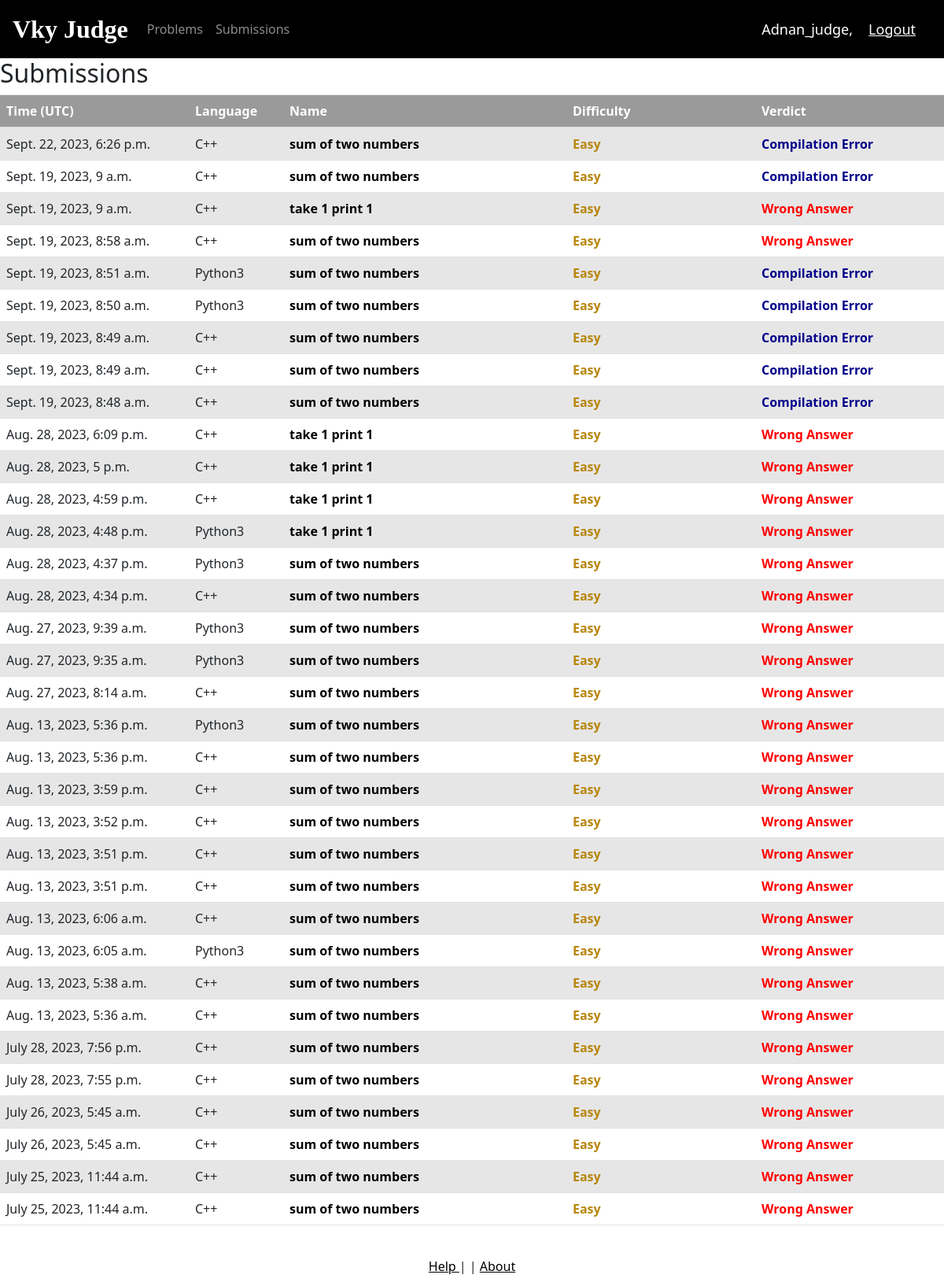
The app's page /all_submissions/ (signed in) with its own data.
### USERS/models.py (models this page shows, shortened)
class Submission(models.Model):
    LANGUAGES = (("C++", "C++"), ("Python3", "Python3"))
    user = models.ForeignKey(User, null=True, on_delete=models.SET_NULL)
    problem = models.ForeignKey(Problem, null=True, on_delete=models.SET_NULL)
    user_code = models.TextField(max_length=10000, default="")
    user_stdout = models.TextField(max_length=10000, default="")
    user_stderr = models.TextField(max_length=10000, default="")
    submission_time = models.DateTimeField(auto_now_add=True, null=True)
    run_time = models.FloatField(null=True, default=0)
    language = models.CharField(
        max_length=10, choices=LANGUAGES, default="C++")
    verdict = models.CharField(max_length=100, default="Wrong Answer")
    class Meta:
        ordering = ['-submission_time']

### OJ/models.py (models this page shows, shortened)
class Problem(models.Model):
    TOUGHNESS = (("Easy", "Easy"), ("Medium", "Medium"), ("Tough", "Tough"))
    STATUS = (("Unsolved", "Unsolved"), ("Solved", "Solved"))
    name = models.CharField(max_length=100, default="")
    description = models.CharField(max_length=1000, default="")
    difficulty = models.CharField(max_length=10, choices=TOUGHNESS)
    time_limit = models.IntegerField(default=2, help_text="in seconds")
    memory_limit = models.IntegerField(default=128, help_text="in kb")

### USERS/views.py (the view)
# urls.py: path('all_submissions/', views.allSubmissionPage, name='all_submissions'),
@login_required(login_url='login')
def allSubmissionPage(request):
    submissions = Submission.objects.filter(user=request.user.id)
    return render(request, 'submission.html', {'submissions': submissions})

### templates/submission.html
{% extends 'main.html' %}
{% block content %}
<h2>Submissions</h2>
<table id="submission_list" class="table table-striped" style="width:100%">
    <thead style="background-color: rgba(0, 0, 0, 0.395) !important; color:
        white !important;">
        <tr>
            <th style="width:20%"><b>Time (UTC)</b></th>
            <th style="width:10%"><b>Language</b></th>
            <th style="width:30%"><b>Name</b></th>
            <th style="width:20%"><b>Difficulty</b></th>
            <th style="width:20%"><b>Verdict</b></th>
        </tr>
    </thead>
    <tbody>
        {% for submission in submissions %}
        <tr>
            <td>{{submission.submission_time}}</td>
            <td>{{submission.language}}</td>
            <td>
                <a style="color: black; text-decoration: none"
                    href="{% url 'description' submission.problem.id %}" >
                    <b>{{submission.problem.name}}</b>
                </a>
            </td>
            <td>
                {% if submission.problem.difficulty == "Easy" %}
                <b style="color: darkgoldenrod;">{{submission.problem.difficulty}}</b>
                {% elif submission.problem.difficulty == "Medium" %}
                <b style="color: darkblue;">{{submission.problem.difficulty}}</b>
                {% else %}
                <b style="color: red;">{{submission.problem.difficulty}}</b>
                {% endif %}
            </td>
            <td>
                {% if submission.verdict == "Accepted" %}
                <b style="color: darkgoldenrod;">{{submission.verdict}}</b>
                {% elif submission.verdict == "Wrong Answer" %}
                <b style="color: red;">{{submission.verdict}}</b>
                {% else %}
                <b style="color: darkblue;">{{submission.verdict}}</b>
                {% endif %}
            </td>
        </tr>
        {% endfor %}
    </tbody>
</table>
{% endblock %}

### templates/main.html (shortened to what this page needs)
<!DOCTYPE html>
<html>
    <head>
        <link rel="stylesheet"
            href="https://cdn.jsdelivr.net/npm/bootstrap@4.3.1/dist/css/bootstrap.min.css"
>
        <link rel="stylesheet"
            href="https://cdnjs.cloudflare.com/ajax/libs/twitter-bootstrap/5.1.3/css/bootstrap.min.css">
        <link rel="stylesheet"
            href="https://cdn.datatables.net/1.12.1/css/dataTables.bootstrap5.min.css">
    </head>
    <body>
        <div id="page-container">
            <div id="content-wrap">
                {% include 'navbar.html' %}
                <div class="block_class">
                    {% block content %}
                    {% endblock %}
                </div>
            </div>
            <footer id="footer">
                <div class="container p-4 pb-0">
                    <section class="mb-2 text-center">
                        <a href="#!" class="text-black"> Help  </a>
                        |
                        |
                        <a href="#!" class="text-black"> About </a>
                    </section>
                </div>
            </footer>
        </div>
    </body>
</html>

### templates/navbar.html (shortened to what this page needs)
<nav class="navbar navbar-expand-lg navbar-dark"
    style="background-color: #000000;">
    <a class="navbar-brand" href="/"><b style="font-family: 'Gistesy'; font-size: xx-large;">Vky Judge</b></a>
    <div class="collapse navbar-collapse" id="navbarNav">
        <ul class="navbar-nav mr-auto mt-2 mt-lg-0">
            <li class="nav-item">
                <a class="nav-link" href="/problems">Problems</a>
            </li>
            <li class="nav-item">
                <a class="nav-link" href="/all_submissions">Submissions</a>
            </li>
        </ul>
    </div>
    <span class="hello-msg">Adnan_judge,
    </span>
    <span><a class="hello-msg" href="{% url 'logout' %}">Logout</a></span>
</nav>

### templates/navbar.html (style rules this page uses)
.hello-msg { font-size: 18px; color: #fff; margin-right: 20px; }

### records on screen
Submission: submission_time "Sept. 22, 2023, 6:26 p.m.", language "C++", problem.name "sum of two numbers", problem.difficulty "Easy", verdict "Compilation Error"
Submission: submission_time "Sept. 19, 2023, 9 a.m.", language "C++", problem.name "sum of two numbers", problem.difficulty "Easy", verdict "Compilation Error"
Submission: submission_time "Sept. 19, 2023, 9 a.m.", language "C++", problem.name "take 1 print 1", problem.difficulty "Easy", verdict "Wrong Answer"
Submission: submission_time "Sept. 19, 2023, 8:58 a.m.", language "C++", problem.name "sum of two numbers", problem.difficulty "Easy", verdict "Wrong Answer"
Submission: submission_time "Sept. 19, 2023, 8:51 a.m.", language "Python3", problem.name "sum of two numbers", problem.difficulty "Easy", verdict "Compilation Error"
Submission: submission_time "Sept. 19, 2023, 8:50 a.m.", language "Python3", problem.name "sum of two numbers", problem.difficulty "Easy", verdict "Compilation Error"
Submission: submission_time "Sept. 19, 2023, 8:49 a.m.", language "C++", problem.name "sum of two numbers", problem.difficulty "Easy", verdict "Compilation Error"
Submission: submission_time "Sept. 19, 2023, 8:49 a.m.", language "C++", problem.name "sum of two numbers", problem.difficulty "Easy", verdict "Compilation Error"
Submission: submission_time "Sept. 19, 2023, 8:48 a.m.", language "C++", problem.name "sum of two numbers", problem.difficulty "Easy", verdict "Compilation Error"
Submission: submission_time "Aug. 28, 2023, 6:09 p.m.", language "C++", problem.name "take 1 print 1", problem.difficulty "Easy", verdict "Wrong Answer"
Submission: submission_time "Aug. 28, 2023, 5 p.m.", language "C++", problem.name "take 1 print 1", problem.difficulty "Easy", verdict "Wrong Answer"
Submission: submission_time "Aug. 28, 2023, 4:59 p.m.", language "C++", problem.name "take 1 print 1", problem.difficulty "Easy", verdict "Wrong Answer"
Submission: submission_time "Aug. 28, 2023, 4:48 p.m.", language "Python3", problem.name "take 1 print 1", problem.difficulty "Easy", verdict "Wrong Answer"
Submission: submission_time "Aug. 28, 2023, 4:37 p.m.", language "Python3", problem.name "sum of two numbers", problem.difficulty "Easy", verdict "Wrong Answer"
Submission: submission_time "Aug. 28, 2023, 4:34 p.m.", language "C++", problem.name "sum of two numbers", problem.difficulty "Easy", verdict "Wrong Answer"
Submission: submission_time "Aug. 27, 2023, 9:39 a.m.", language "Python3", problem.name "sum of two numbers", problem.difficulty "Easy", verdict "Wrong Answer"
Submission: submission_time "Aug. 27, 2023, 9:35 a.m.", language "Python3", problem.name "sum of two numbers", problem.difficulty "Easy", verdict "Wrong Answer"
Submission: submission_time "Aug. 27, 2023, 8:14 a.m.", language "C++", problem.name "sum of two numbers", problem.difficulty "Easy", verdict "Wrong Answer"
Submission: submission_time "Aug. 13, 2023, 5:36 p.m.", language "Python3", problem.name "sum of two numbers", problem.difficulty "Easy", verdict "Wrong Answer"
Submission: submission_time "Aug. 13, 2023, 5:36 p.m.", language "C++", problem.name "sum of two numbers", problem.difficulty "Easy", verdict "Wrong Answer"
Submission: submission_time "Aug. 13, 2023, 3:59 p.m.", language "C++", problem.name "sum of two numbers", problem.difficulty "Easy", verdict "Wrong Answer"
Submission: submission_time "Aug. 13, 2023, 3:52 p.m.", language "C++", problem.name "sum of two numbers", problem.difficulty "Easy", verdict "Wrong Answer"
Submission: submission_time "Aug. 13, 2023, 3:51 p.m.", language "C++", problem.name "sum of two numbers", problem.difficulty "Easy", verdict "Wrong Answer"
Submission: submission_time "Aug. 13, 2023, 3:51 p.m.", language "C++", problem.name "sum of two numbers", problem.difficulty "Easy", verdict "Wrong Answer"
Submission: submission_time "Aug. 13, 2023, 6:06 a.m.", language "C++", problem.name "sum of two numbers", problem.difficulty "Easy", verdict "Wrong Answer"
Submission: submission_time "Aug. 13, 2023, 6:05 a.m.", language "Python3", problem.name "sum of two numbers", problem.difficulty "Easy", verdict "Wrong Answer"
Submission: submission_time "Aug. 13, 2023, 5:38 a.m.", language "C++", problem.name "sum of two numbers", problem.difficulty "Easy", verdict "Wrong Answer"
Submission: submission_time "Aug. 13, 2023, 5:36 a.m.", language "C++", problem.name "sum of two numbers", problem.difficulty "Easy", verdict "Wrong Answer"
Submission: submission_time "July 28, 2023, 7:56 p.m.", language "C++", problem.name "sum of two numbers", problem.difficulty "Easy", verdict "Wrong Answer"
Submission: submission_time "July 28, 2023, 7:55 p.m.", language "C++", problem.name "sum of two numbers", problem.difficulty "Easy", verdict "Wrong Answer"
Submission: submission_time "July 26, 2023, 5:45 a.m.", language "C++", problem.name "sum of two numbers", problem.difficulty "Easy", verdict "Wrong Answer"
Submission: submission_time "July 26, 2023, 5:45 a.m.", language "C++", problem.name "sum of two numbers", problem.difficulty "Easy", verdict "Wrong Answer"
Submission: submission_time "July 25, 2023, 11:44 a.m.", language "C++", problem.name "sum of two numbers", problem.difficulty "Easy", verdict "Wrong Answer"
Submission: submission_time "July 25, 2023, 11:44 a.m.", language "C++", problem.name "sum of two numbers", problem.difficulty "Easy", verdict "Wrong Answer"
